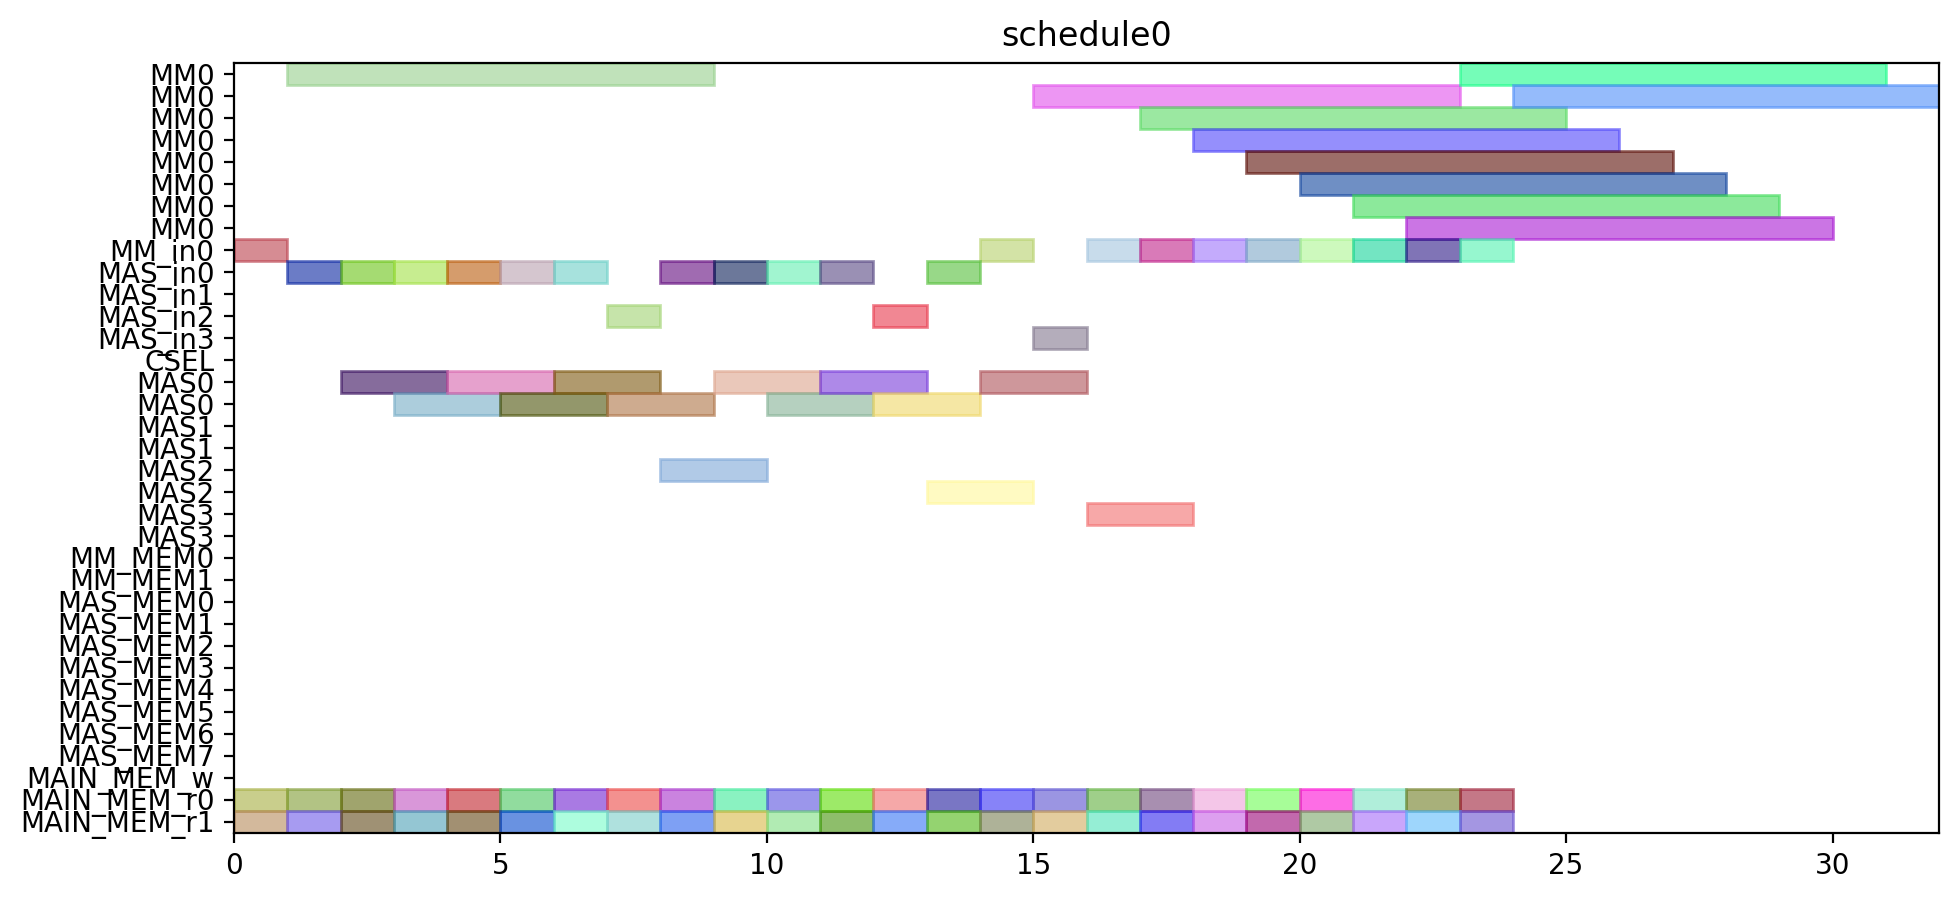

Python code for this plot:
from pyschedule import Scenario, solvers, plotters, alt


def solve():
	horizon = 120
	S = Scenario("schedule0", horizon=horizon)

	# resource
	MM = S.Resources('MM', num=1, size=8)
	MM_in = S.Resources('MM_in', num=1)
	MAS_in = S.Resources('MAS_in', num=4)
	CSEL = S.Resource('CSEL')
	MAS = S.Resources('MAS', num=4, size=2, periods=range(1, horizon))
	MM_MEM = S.Resources('MM_MEM', num=2)
	MAS_MEM = S.Resources('MAS_MEM', num=8)
	MAIN_MEM_w = S.Resource('MAIN_MEM_w', size=1)
	MAIN_MEM_r = S.Resources('MAIN_MEM_r', num=2)

	# result of previous scheduling

	# new tasks
	t0_t0 = S.Task('t0_t0', length=2, delay_cost=1)
	t0_t0 += alt(MAS)
	t0_t0_in = S.Task('t0_t0_in', length=1, delay_cost=1)
	t0_t0_in += alt(MAS_in)
	S += t0_t0_in*MAS_in[0]<=t0_t0*MAS[0]

	S += t0_t0_in*MAS_in[1]<=t0_t0*MAS[1]

	S += t0_t0_in*MAS_in[2]<=t0_t0*MAS[2]

	S += t0_t0_in*MAS_in[3]<=t0_t0*MAS[3]

	t0_t0_mem0 = S.Task('t0_t0_mem0', length=1, delay_cost=1)
	t0_t0_mem0 += MAIN_MEM_r[0]
	S += t0_t0_mem0 <= t0_t0

	t0_t0_mem1 = S.Task('t0_t0_mem1', length=1, delay_cost=1)
	t0_t0_mem1 += MAIN_MEM_r[1]
	S += t0_t0_mem1 <= t0_t0

	t0_t1 = S.Task('t0_t1', length=2, delay_cost=1)
	t0_t1 += alt(MAS)
	t0_t1_in = S.Task('t0_t1_in', length=1, delay_cost=1)
	t0_t1_in += alt(MAS_in)
	S += t0_t1_in*MAS_in[0]<=t0_t1*MAS[0]

	S += t0_t1_in*MAS_in[1]<=t0_t1*MAS[1]

	S += t0_t1_in*MAS_in[2]<=t0_t1*MAS[2]

	S += t0_t1_in*MAS_in[3]<=t0_t1*MAS[3]

	t0_t1_mem0 = S.Task('t0_t1_mem0', length=1, delay_cost=1)
	t0_t1_mem0 += MAIN_MEM_r[0]
	S += t0_t1_mem0 <= t0_t1

	t0_t1_mem1 = S.Task('t0_t1_mem1', length=1, delay_cost=1)
	t0_t1_mem1 += MAIN_MEM_r[1]
	S += t0_t1_mem1 <= t0_t1

	t0_t3 = S.Task('t0_t3', length=8, delay_cost=1)
	t0_t3 += alt(MM)
	t0_t3_in = S.Task('t0_t3_in', length=1, delay_cost=1)
	t0_t3_in += alt(MM_in)
	S += t0_t3_in*MM_in[0]<=t0_t3*MM[0]
	t0_t3_mem0 = S.Task('t0_t3_mem0', length=1, delay_cost=1)
	t0_t3_mem0 += MAIN_MEM_r[0]
	S += t0_t3_mem0 <= t0_t3

	t0_t3_mem1 = S.Task('t0_t3_mem1', length=1, delay_cost=1)
	t0_t3_mem1 += MAIN_MEM_r[1]
	S += t0_t3_mem1 <= t0_t3

	t10 = S.Task('t10', length=2, delay_cost=1)
	t10 += alt(MAS)
	t10_in = S.Task('t10_in', length=1, delay_cost=1)
	t10_in += alt(MAS_in)
	S += t10_in*MAS_in[0]<=t10*MAS[0]

	S += t10_in*MAS_in[1]<=t10*MAS[1]

	S += t10_in*MAS_in[2]<=t10*MAS[2]

	S += t10_in*MAS_in[3]<=t10*MAS[3]

	t10_mem0 = S.Task('t10_mem0', length=1, delay_cost=1)
	t10_mem0 += MAIN_MEM_r[0]
	S += t10_mem0 <= t10

	t10_mem1 = S.Task('t10_mem1', length=1, delay_cost=1)
	t10_mem1 += MAIN_MEM_r[1]
	S += t10_mem1 <= t10

	t11 = S.Task('t11', length=2, delay_cost=1)
	t11 += alt(MAS)
	t11_in = S.Task('t11_in', length=1, delay_cost=1)
	t11_in += alt(MAS_in)
	S += t11_in*MAS_in[0]<=t11*MAS[0]

	S += t11_in*MAS_in[1]<=t11*MAS[1]

	S += t11_in*MAS_in[2]<=t11*MAS[2]

	S += t11_in*MAS_in[3]<=t11*MAS[3]

	t11_mem0 = S.Task('t11_mem0', length=1, delay_cost=1)
	t11_mem0 += MAIN_MEM_r[0]
	S += t11_mem0 <= t11

	t11_mem1 = S.Task('t11_mem1', length=1, delay_cost=1)
	t11_mem1 += MAIN_MEM_r[1]
	S += t11_mem1 <= t11

	t3_t0 = S.Task('t3_t0', length=8, delay_cost=1)
	t3_t0 += alt(MM)
	t3_t0_in = S.Task('t3_t0_in', length=1, delay_cost=1)
	t3_t0_in += alt(MM_in)
	S += t3_t0_in*MM_in[0]<=t3_t0*MM[0]
	t3_t0_mem0 = S.Task('t3_t0_mem0', length=1, delay_cost=1)
	t3_t0_mem0 += MAIN_MEM_r[0]
	S += t3_t0_mem0 <= t3_t0

	t3_t0_mem1 = S.Task('t3_t0_mem1', length=1, delay_cost=1)
	t3_t0_mem1 += MAIN_MEM_r[1]
	S += t3_t0_mem1 <= t3_t0

	t3_t1 = S.Task('t3_t1', length=8, delay_cost=1)
	t3_t1 += alt(MM)
	t3_t1_in = S.Task('t3_t1_in', length=1, delay_cost=1)
	t3_t1_in += alt(MM_in)
	S += t3_t1_in*MM_in[0]<=t3_t1*MM[0]
	t3_t1_mem0 = S.Task('t3_t1_mem0', length=1, delay_cost=1)
	t3_t1_mem0 += MAIN_MEM_r[0]
	S += t3_t1_mem0 <= t3_t1

	t3_t1_mem1 = S.Task('t3_t1_mem1', length=1, delay_cost=1)
	t3_t1_mem1 += MAIN_MEM_r[1]
	S += t3_t1_mem1 <= t3_t1

	t3_t2 = S.Task('t3_t2', length=2, delay_cost=1)
	t3_t2 += alt(MAS)
	t3_t2_in = S.Task('t3_t2_in', length=1, delay_cost=1)
	t3_t2_in += alt(MAS_in)
	S += t3_t2_in*MAS_in[0]<=t3_t2*MAS[0]

	S += t3_t2_in*MAS_in[1]<=t3_t2*MAS[1]

	S += t3_t2_in*MAS_in[2]<=t3_t2*MAS[2]

	S += t3_t2_in*MAS_in[3]<=t3_t2*MAS[3]

	t3_t2_mem0 = S.Task('t3_t2_mem0', length=1, delay_cost=1)
	t3_t2_mem0 += MAIN_MEM_r[0]
	S += t3_t2_mem0 <= t3_t2

	t3_t2_mem1 = S.Task('t3_t2_mem1', length=1, delay_cost=1)
	t3_t2_mem1 += MAIN_MEM_r[1]
	S += t3_t2_mem1 <= t3_t2

	t3_t3 = S.Task('t3_t3', length=2, delay_cost=1)
	t3_t3 += alt(MAS)
	t3_t3_in = S.Task('t3_t3_in', length=1, delay_cost=1)
	t3_t3_in += alt(MAS_in)
	S += t3_t3_in*MAS_in[0]<=t3_t3*MAS[0]

	S += t3_t3_in*MAS_in[1]<=t3_t3*MAS[1]

	S += t3_t3_in*MAS_in[2]<=t3_t3*MAS[2]

	S += t3_t3_in*MAS_in[3]<=t3_t3*MAS[3]

	t3_t3_mem0 = S.Task('t3_t3_mem0', length=1, delay_cost=1)
	t3_t3_mem0 += MAIN_MEM_r[0]
	S += t3_t3_mem0 <= t3_t3

	t3_t3_mem1 = S.Task('t3_t3_mem1', length=1, delay_cost=1)
	t3_t3_mem1 += MAIN_MEM_r[1]
	S += t3_t3_mem1 <= t3_t3

	t4_t0 = S.Task('t4_t0', length=2, delay_cost=1)
	t4_t0 += alt(MAS)
	t4_t0_in = S.Task('t4_t0_in', length=1, delay_cost=1)
	t4_t0_in += alt(MAS_in)
	S += t4_t0_in*MAS_in[0]<=t4_t0*MAS[0]

	S += t4_t0_in*MAS_in[1]<=t4_t0*MAS[1]

	S += t4_t0_in*MAS_in[2]<=t4_t0*MAS[2]

	S += t4_t0_in*MAS_in[3]<=t4_t0*MAS[3]

	t4_t0_mem0 = S.Task('t4_t0_mem0', length=1, delay_cost=1)
	t4_t0_mem0 += MAIN_MEM_r[0]
	S += t4_t0_mem0 <= t4_t0

	t4_t0_mem1 = S.Task('t4_t0_mem1', length=1, delay_cost=1)
	t4_t0_mem1 += MAIN_MEM_r[1]
	S += t4_t0_mem1 <= t4_t0

	t4_t1 = S.Task('t4_t1', length=2, delay_cost=1)
	t4_t1 += alt(MAS)
	t4_t1_in = S.Task('t4_t1_in', length=1, delay_cost=1)
	t4_t1_in += alt(MAS_in)
	S += t4_t1_in*MAS_in[0]<=t4_t1*MAS[0]

	S += t4_t1_in*MAS_in[1]<=t4_t1*MAS[1]

	S += t4_t1_in*MAS_in[2]<=t4_t1*MAS[2]

	S += t4_t1_in*MAS_in[3]<=t4_t1*MAS[3]

	t4_t1_mem0 = S.Task('t4_t1_mem0', length=1, delay_cost=1)
	t4_t1_mem0 += MAIN_MEM_r[0]
	S += t4_t1_mem0 <= t4_t1

	t4_t1_mem1 = S.Task('t4_t1_mem1', length=1, delay_cost=1)
	t4_t1_mem1 += MAIN_MEM_r[1]
	S += t4_t1_mem1 <= t4_t1

	t4_t3 = S.Task('t4_t3', length=8, delay_cost=1)
	t4_t3 += alt(MM)
	t4_t3_in = S.Task('t4_t3_in', length=1, delay_cost=1)
	t4_t3_in += alt(MM_in)
	S += t4_t3_in*MM_in[0]<=t4_t3*MM[0]
	t4_t3_mem0 = S.Task('t4_t3_mem0', length=1, delay_cost=1)
	t4_t3_mem0 += MAIN_MEM_r[0]
	S += t4_t3_mem0 <= t4_t3

	t4_t3_mem1 = S.Task('t4_t3_mem1', length=1, delay_cost=1)
	t4_t3_mem1 += MAIN_MEM_r[1]
	S += t4_t3_mem1 <= t4_t3

	t5_t0 = S.Task('t5_t0', length=8, delay_cost=1)
	t5_t0 += alt(MM)
	t5_t0_in = S.Task('t5_t0_in', length=1, delay_cost=1)
	t5_t0_in += alt(MM_in)
	S += t5_t0_in*MM_in[0]<=t5_t0*MM[0]
	t5_t0_mem0 = S.Task('t5_t0_mem0', length=1, delay_cost=1)
	t5_t0_mem0 += MAIN_MEM_r[0]
	S += t5_t0_mem0 <= t5_t0

	t5_t0_mem1 = S.Task('t5_t0_mem1', length=1, delay_cost=1)
	t5_t0_mem1 += MAIN_MEM_r[1]
	S += t5_t0_mem1 <= t5_t0

	t5_t1 = S.Task('t5_t1', length=8, delay_cost=1)
	t5_t1 += alt(MM)
	t5_t1_in = S.Task('t5_t1_in', length=1, delay_cost=1)
	t5_t1_in += alt(MM_in)
	S += t5_t1_in*MM_in[0]<=t5_t1*MM[0]
	t5_t1_mem0 = S.Task('t5_t1_mem0', length=1, delay_cost=1)
	t5_t1_mem0 += MAIN_MEM_r[0]
	S += t5_t1_mem0 <= t5_t1

	t5_t1_mem1 = S.Task('t5_t1_mem1', length=1, delay_cost=1)
	t5_t1_mem1 += MAIN_MEM_r[1]
	S += t5_t1_mem1 <= t5_t1

	t5_t2 = S.Task('t5_t2', length=2, delay_cost=1)
	t5_t2 += alt(MAS)
	t5_t2_in = S.Task('t5_t2_in', length=1, delay_cost=1)
	t5_t2_in += alt(MAS_in)
	S += t5_t2_in*MAS_in[0]<=t5_t2*MAS[0]

	S += t5_t2_in*MAS_in[1]<=t5_t2*MAS[1]

	S += t5_t2_in*MAS_in[2]<=t5_t2*MAS[2]

	S += t5_t2_in*MAS_in[3]<=t5_t2*MAS[3]

	t5_t2_mem0 = S.Task('t5_t2_mem0', length=1, delay_cost=1)
	t5_t2_mem0 += MAIN_MEM_r[0]
	S += t5_t2_mem0 <= t5_t2

	t5_t2_mem1 = S.Task('t5_t2_mem1', length=1, delay_cost=1)
	t5_t2_mem1 += MAIN_MEM_r[1]
	S += t5_t2_mem1 <= t5_t2

	t5_t3 = S.Task('t5_t3', length=2, delay_cost=1)
	t5_t3 += alt(MAS)
	t5_t3_in = S.Task('t5_t3_in', length=1, delay_cost=1)
	t5_t3_in += alt(MAS_in)
	S += t5_t3_in*MAS_in[0]<=t5_t3*MAS[0]

	S += t5_t3_in*MAS_in[1]<=t5_t3*MAS[1]

	S += t5_t3_in*MAS_in[2]<=t5_t3*MAS[2]

	S += t5_t3_in*MAS_in[3]<=t5_t3*MAS[3]

	t5_t3_mem0 = S.Task('t5_t3_mem0', length=1, delay_cost=1)
	t5_t3_mem0 += MAIN_MEM_r[0]
	S += t5_t3_mem0 <= t5_t3

	t5_t3_mem1 = S.Task('t5_t3_mem1', length=1, delay_cost=1)
	t5_t3_mem1 += MAIN_MEM_r[1]
	S += t5_t3_mem1 <= t5_t3

	t6_t0 = S.Task('t6_t0', length=8, delay_cost=1)
	t6_t0 += alt(MM)
	t6_t0_in = S.Task('t6_t0_in', length=1, delay_cost=1)
	t6_t0_in += alt(MM_in)
	S += t6_t0_in*MM_in[0]<=t6_t0*MM[0]
	t6_t0_mem0 = S.Task('t6_t0_mem0', length=1, delay_cost=1)
	t6_t0_mem0 += MAIN_MEM_r[0]
	S += t6_t0_mem0 <= t6_t0

	t6_t0_mem1 = S.Task('t6_t0_mem1', length=1, delay_cost=1)
	t6_t0_mem1 += MAIN_MEM_r[1]
	S += t6_t0_mem1 <= t6_t0

	t6_t1 = S.Task('t6_t1', length=8, delay_cost=1)
	t6_t1 += alt(MM)
	t6_t1_in = S.Task('t6_t1_in', length=1, delay_cost=1)
	t6_t1_in += alt(MM_in)
	S += t6_t1_in*MM_in[0]<=t6_t1*MM[0]
	t6_t1_mem0 = S.Task('t6_t1_mem0', length=1, delay_cost=1)
	t6_t1_mem0 += MAIN_MEM_r[0]
	S += t6_t1_mem0 <= t6_t1

	t6_t1_mem1 = S.Task('t6_t1_mem1', length=1, delay_cost=1)
	t6_t1_mem1 += MAIN_MEM_r[1]
	S += t6_t1_mem1 <= t6_t1

	t6_t2 = S.Task('t6_t2', length=2, delay_cost=1)
	t6_t2 += alt(MAS)
	t6_t2_in = S.Task('t6_t2_in', length=1, delay_cost=1)
	t6_t2_in += alt(MAS_in)
	S += t6_t2_in*MAS_in[0]<=t6_t2*MAS[0]

	S += t6_t2_in*MAS_in[1]<=t6_t2*MAS[1]

	S += t6_t2_in*MAS_in[2]<=t6_t2*MAS[2]

	S += t6_t2_in*MAS_in[3]<=t6_t2*MAS[3]

	t6_t2_mem0 = S.Task('t6_t2_mem0', length=1, delay_cost=1)
	t6_t2_mem0 += MAIN_MEM_r[0]
	S += t6_t2_mem0 <= t6_t2

	t6_t2_mem1 = S.Task('t6_t2_mem1', length=1, delay_cost=1)
	t6_t2_mem1 += MAIN_MEM_r[1]
	S += t6_t2_mem1 <= t6_t2

	t6_t3 = S.Task('t6_t3', length=2, delay_cost=1)
	t6_t3 += alt(MAS)
	t6_t3_in = S.Task('t6_t3_in', length=1, delay_cost=1)
	t6_t3_in += alt(MAS_in)
	S += t6_t3_in*MAS_in[0]<=t6_t3*MAS[0]

	S += t6_t3_in*MAS_in[1]<=t6_t3*MAS[1]

	S += t6_t3_in*MAS_in[2]<=t6_t3*MAS[2]

	S += t6_t3_in*MAS_in[3]<=t6_t3*MAS[3]

	t6_t3_mem0 = S.Task('t6_t3_mem0', length=1, delay_cost=1)
	t6_t3_mem0 += MAIN_MEM_r[0]
	S += t6_t3_mem0 <= t6_t3

	t6_t3_mem1 = S.Task('t6_t3_mem1', length=1, delay_cost=1)
	t6_t3_mem1 += MAIN_MEM_r[1]
	S += t6_t3_mem1 <= t6_t3

	t7_t0 = S.Task('t7_t0', length=8, delay_cost=1)
	t7_t0 += alt(MM)
	t7_t0_in = S.Task('t7_t0_in', length=1, delay_cost=1)
	t7_t0_in += alt(MM_in)
	S += t7_t0_in*MM_in[0]<=t7_t0*MM[0]
	t7_t0_mem0 = S.Task('t7_t0_mem0', length=1, delay_cost=1)
	t7_t0_mem0 += MAIN_MEM_r[0]
	S += t7_t0_mem0 <= t7_t0

	t7_t0_mem1 = S.Task('t7_t0_mem1', length=1, delay_cost=1)
	t7_t0_mem1 += MAIN_MEM_r[1]
	S += t7_t0_mem1 <= t7_t0

	t7_t1 = S.Task('t7_t1', length=8, delay_cost=1)
	t7_t1 += alt(MM)
	t7_t1_in = S.Task('t7_t1_in', length=1, delay_cost=1)
	t7_t1_in += alt(MM_in)
	S += t7_t1_in*MM_in[0]<=t7_t1*MM[0]
	t7_t1_mem0 = S.Task('t7_t1_mem0', length=1, delay_cost=1)
	t7_t1_mem0 += MAIN_MEM_r[0]
	S += t7_t1_mem0 <= t7_t1

	t7_t1_mem1 = S.Task('t7_t1_mem1', length=1, delay_cost=1)
	t7_t1_mem1 += MAIN_MEM_r[1]
	S += t7_t1_mem1 <= t7_t1

	t7_t2 = S.Task('t7_t2', length=2, delay_cost=1)
	t7_t2 += alt(MAS)
	t7_t2_in = S.Task('t7_t2_in', length=1, delay_cost=1)
	t7_t2_in += alt(MAS_in)
	S += t7_t2_in*MAS_in[0]<=t7_t2*MAS[0]

	S += t7_t2_in*MAS_in[1]<=t7_t2*MAS[1]

	S += t7_t2_in*MAS_in[2]<=t7_t2*MAS[2]

	S += t7_t2_in*MAS_in[3]<=t7_t2*MAS[3]

	t7_t2_mem0 = S.Task('t7_t2_mem0', length=1, delay_cost=1)
	t7_t2_mem0 += MAIN_MEM_r[0]
	S += t7_t2_mem0 <= t7_t2

	t7_t2_mem1 = S.Task('t7_t2_mem1', length=1, delay_cost=1)
	t7_t2_mem1 += MAIN_MEM_r[1]
	S += t7_t2_mem1 <= t7_t2

	t7_t3 = S.Task('t7_t3', length=2, delay_cost=1)
	t7_t3 += alt(MAS)
	t7_t3_in = S.Task('t7_t3_in', length=1, delay_cost=1)
	t7_t3_in += alt(MAS_in)
	S += t7_t3_in*MAS_in[0]<=t7_t3*MAS[0]

	S += t7_t3_in*MAS_in[1]<=t7_t3*MAS[1]

	S += t7_t3_in*MAS_in[2]<=t7_t3*MAS[2]

	S += t7_t3_in*MAS_in[3]<=t7_t3*MAS[3]

	t7_t3_mem0 = S.Task('t7_t3_mem0', length=1, delay_cost=1)
	t7_t3_mem0 += MAIN_MEM_r[0]
	S += t7_t3_mem0 <= t7_t3

	t7_t3_mem1 = S.Task('t7_t3_mem1', length=1, delay_cost=1)
	t7_t3_mem1 += MAIN_MEM_r[1]
	S += t7_t3_mem1 <= t7_t3

	solvers.mip.solve(S,msg=1,kind='CPLEX',ratio_gap=1.01)

	solution = [['hoge']*len(S.solution()[1]) for i in range(len(S.solution()))]
	for i in range(len(S.solution())):
		for j in range(len(S.solution()[i])):
			solution[i][j]=str(S.solution()[i][j])
	print(solution)

	cycles = int(solution[-1][3])

	pic_file_name = "/home/mfukuda/ABE/multiRAM_multiMAS_16mux/scheduling_result/stage8MM1_stage2MAS4/SQR012345/schedule0.png"
	if(S.solution() != []):
		plotters.matplotlib.plot(S,img_filename=pic_file_name, show_task_labels=False, fig_size=(cycles*0.25+3, 5))

	return solution
